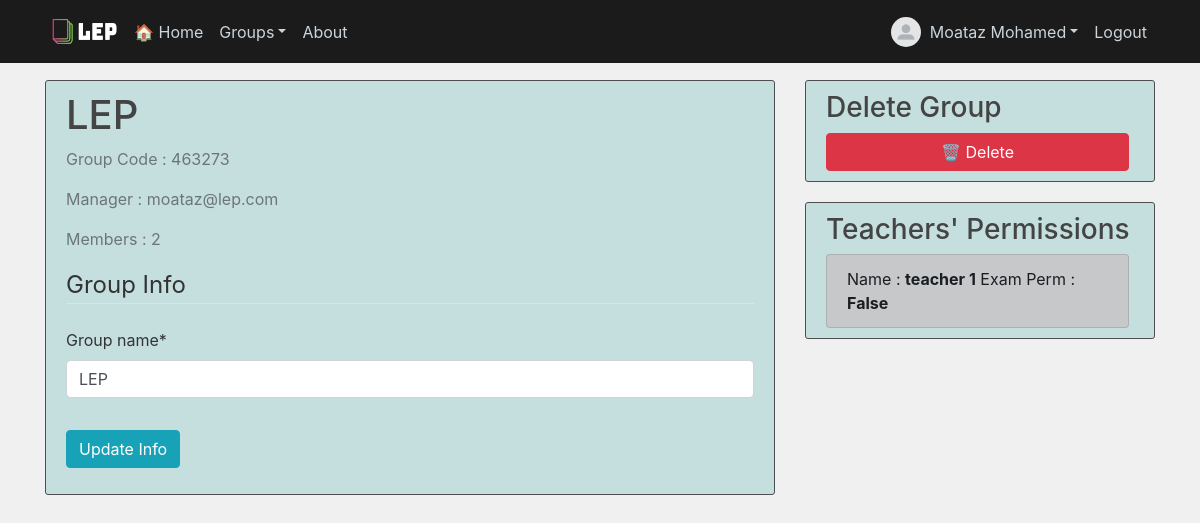
Screenshot of /group/LEP/settings/ (signed in) with the database file from the repository.
### accounts/models.py (models this page shows, shortened)
class User(AbstractBaseUser):
    image        = models.ImageField(default='default.jpg', upload_to='profile_pics')
    email        = models.EmailField(max_length=255,unique=True)
    first_name   = models.CharField(max_length=30)
    last_name    = models.CharField(max_length=30)
    account_types = [
    ('student', 'Student'),
    ('teacher', 'Teacher'),
    ('manager', 'Manager') ]
    account_type = models.CharField(choices=account_types, max_length=7)
    active       = models.BooleanField(default=True)
    staff        = models.BooleanField(default=False)
    admin        = models.BooleanField(default=False)
    no_of_groups = models.IntegerField(default=0)
    USERNAME_FIELD  = 'email'
    REQUIRED_FIELDS = []
    def get_full_name(self):
        full_name = self.first_name + ' ' + self.last_name
        return full_name
    objects = UserManager()

### groups/models.py (models this page shows, shortened)
class Group(models.Model):
    group_name   = models.CharField(max_length=50, unique=True)
    group_code   = models.IntegerField(default=code_generator, unique=True)
    group_owner  = models.CharField(default="manager", max_length=255)
    member_count = models.IntegerField(default=0)

class Teacher(models.Model):
    groups          = models.ManyToManyField(Group)
    group_owner     = models.ManyToManyField(Manager)
    teacher_name    = models.CharField(default=user_full_name, max_length=255)
    teacher_email   = models.CharField(default=user_email, max_length=255)
    exam_perm       = models.BooleanField(default=False)

### groups/views.py (the view)
# urls.py: path('group/<name>/settings/', group_settings_view, name='group-settings'),
@login_required
def group_settings_view(request, name):
    group_obj = Group.objects.get(group_name=name)
    group_code = group_obj.group_code
    group_name = group_obj.group_name
    group_owner = group_obj.group_owner
    member_count = group_obj.member_count
    teacher_query = Teacher.objects.filter(groups=group_obj)
    if request.method == "POST":
        settings_form = GroupSettingsForm(request.POST, request.FILES, instance=group_obj)
        if settings_form.is_valid():
            settings_form.save()
            messages.success(request, f'Info Updated Successfully!')
            return redirect('group-list')
    else:
        settings_form = GroupSettingsForm(instance=group_obj)
    context = {
        'settings_form' : settings_form,
        'group_code'    : group_code,
        'group_name'    : group_name,
        'members'       : member_count,
        'group_owner'   : group_owner,
        'teacher'       : teacher_query,
    }
    return render(request, 'groups/group-settings.html', context)

### groups/forms.py
class GroupSettingsForm(forms.ModelForm):
    class Meta:
        model = Group
        fields = ['group_name']

### groups/templates/groups/group-settings.html (shortened to what this page needs)
{% extends 'main/base.html' %}
{% load crispy_forms_tags %}
{% block content %}
<div class="content-section">
    <div class="media">
        <div class="media-body">
          <h2 class="account-heading">{{ group_name }}</h2>
          <p class="text-secondary">Group Code : {{ group_code }}</p>
          <p class="text-secondary">Manager : {{ group_owner }}</p>
          <p class="text-secondary">Members : {{ members }}</p>
        </div>
    </div>
    <form method="POST"> {% csrf_token %}
        <fieldset class="form-group">
            <legend class="border-bottom mb-4">Group Info</legend>
            {{ settings_form|crispy }}
        </fieldset>
        <div class="form-group">
            <button class="btn btn-info" type="submit">Update Info</button>
        </div>
    </form>
</div>
{% endblock content %}
{% block sidebar %}
<div class="col-md-4">
        <div class="content-section">
            <h3>Delete Group</h3>
            <ul class="list-group">
                <a class="btn btn-danger" href="{% url 'group-delete' group_name %}" type="submit">🗑️ Delete</a>
            </ul>
        </div>
    <div class="content-section">
        <h3>Teachers' Permissions</h3>
        <ul class="list-group">
            <li class="list-group-item list-group-item-dark">
                {% for teacher in teacher %}
                    Name : <b>{{ teacher.teacher_name }}</b>
                    Exam Perm : <b>{{ teacher.exam_perm }}</b>
                {% endfor %}
            </li>
        </ul>
    </div>
</div>
{% endblock sidebar %}

### main/templates/main/base.html (shortened to what this page needs)
{% load static %}
<!DOCTYPE html>
<html>
    <head>
        <link rel="stylesheet" href="https://maxcdn.bootstrapcdn.com/bootstrap/4.0.0/css/bootstrap.min.css">
        <link rel="stylesheet" href="https://use.fontawesome.com/releases/v5.0.10/css/all.css">
        <link rel="stylesheet" href="https://cdn.jsdelivr.net/npm/bootstrap@4.5.3/dist/css/bootstrap.min.css">
        <link rel="stylesheet" type="text/css" href="{% static 'main/main.css' %}">
        <link rel="stylesheet" type="text/css" href="{% static 'main/checkbox.css' %}">
    </head>
<body>
    <header class="site-header">
      <nav class="navbar navbar-expand-md navbar-dark bg-steel fixed-top">
        <div class="container">
          <img class="logo" src="/media/logo/lep_logo2.png">
          <div class="collapse navbar-collapse" id="navbarToggle">
            <div class="navbar-nav mr-auto">
              <a class="nav-item nav-link" href="{% url 'home-page' %}">🏠 Home</a>
              <li class="nav-item dropdown">
                <a class="nav-link dropdown-toggle" id="navbarDropdown" role="button" data-toggle="dropdown" aria-haspopup="true" aria-expanded="false">Groups</a>
              </li>
              <a class="nav-item nav-link" href="{% url 'about' %}">About</a>
            </div>
            <div class="navbar-nav">
              {% if user.is_authenticated %}
                <img class="rounded-circle profile-img" src="{{ user.image.url }}">
                <li class="nav-item dropdown">
                  <a class="nav-link dropdown-toggle" id="profileDropdown" role="button" data-toggle="dropdown" aria-haspopup="true" aria-expanded="false">{{ user.get_full_name }}</a>
                </li>
                <a class="nav-item nav-link" href="{% url 'logout' %}">Logout</a>
              {% else %}
                <a class="nav-item nav-link" href="{% url 'login' %}">Login</a>
                <a class="nav-item nav-link" href="{% url 'register' %}">Register</a>
              {% endif %}
            </div>
          </div>
        </div>
      </nav>
    </header>
    <main role="main" class="container">
      <div class="row">
        <div class="col-md-8">
          {% block content %}{% endblock %}
        </div>
        {% block sidebar %}
        {% endblock sidebar %}
      </div>
    </main>
  </body>
</html>

### main/static/main/main.css (style rules this page uses)
body { background: #f0f0f0; color: #333333; margin-top: 5rem; }
h1, h2, h3, h4, h5, h6 { color: #444444; }
ul { margin: 0; }
.bg-steel { background-color: #1b1b1b; }
.site-header .navbar-nav .nav-link { color: #cbd5db; }
.content-section { background: #c5dfdf; padding: 10px 20px; border: 1px solid #4e4e4e; border-radius: 3px; margin-bottom: 20px; }
.account-heading { font-size: 2.5rem; }
.profile-img { height: 30px; width: 30px; margin-top: 5px; margin-right: 1px; margin-bottom: 1px; }
.logo { height: 45px; width: 80px; margin-top: 1px; margin-right: 1px; margin-bottom: 1px; }
ul { height: 100%; padding: 0px 5px 0px 20px; }
a { color: #17a2b8; }

### rows the page displays
User: image (placeholder picture), get_full_name "Moataz Mohamed"
Group: group_name "LEP", group_owner "moataz@lep.com"
Teacher: teacher_name "teacher 1", exam_perm "False"

### other values shown
{{ group_code }} "463273"
{{ members }} "2"
